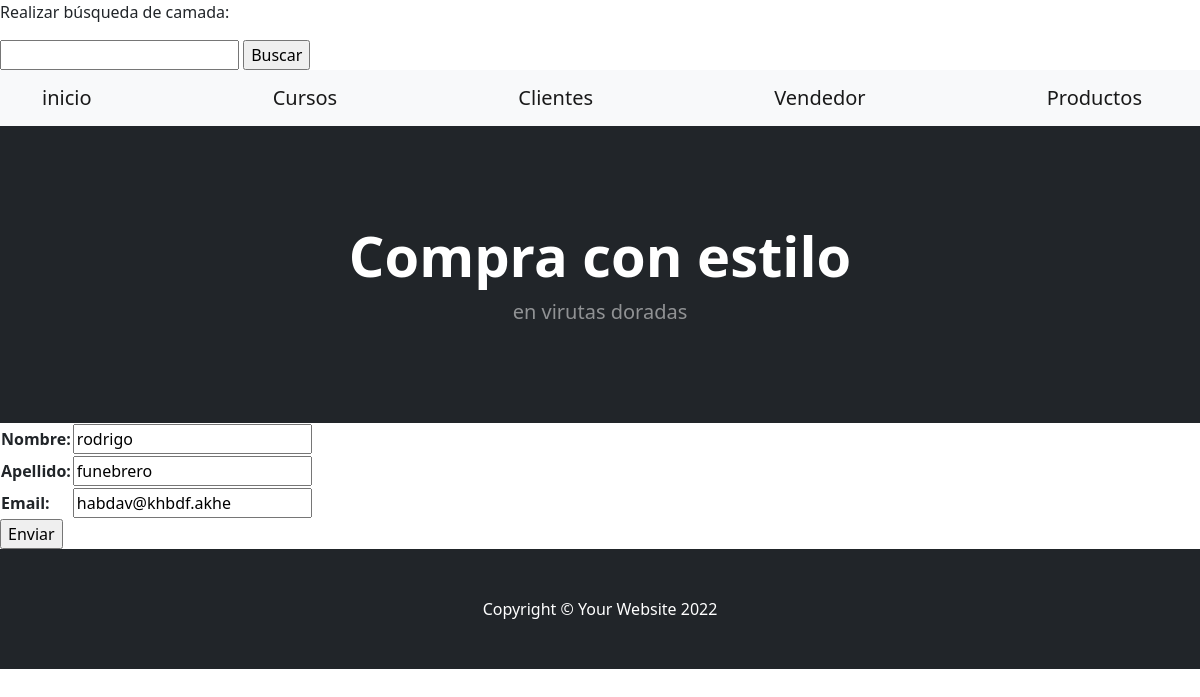
/App1/editarcliente/rodrigo/, run on an earlier commit of the app's database.
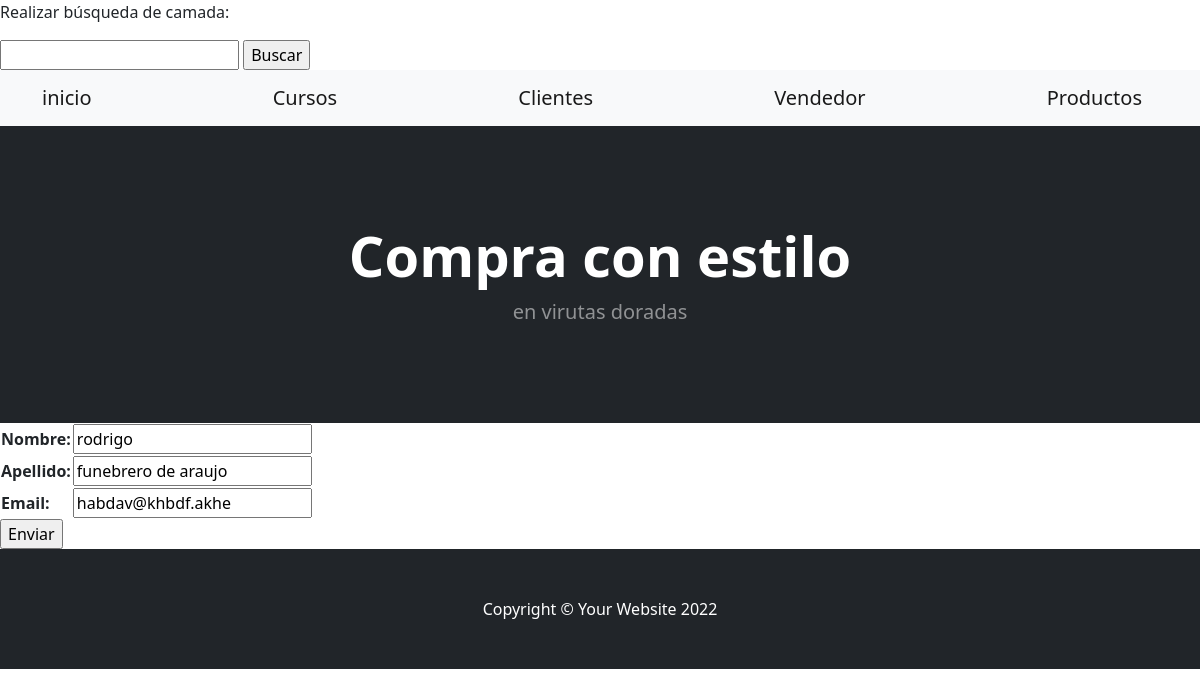
And on a later commit of the database.
### App1/models.py (models this page shows, shortened)
class estudiante (models.Model):
    nombre =models.CharField(max_length=30)           #ESTO CORRESPONDE A LO QUE AHORA ES ---CLIENTES---
    apellido = models.CharField(max_length=30)
    email = models.EmailField()

### App1/views.py (the view)
# urls.py: path('editarcliente/<cliente_nombre>/', views.editarliente, name='Editarcliente'),  # type: ignore
def editarliente (request, cliente_nombre):
    cliente = estudiante.objects.get(nombre = cliente_nombre)
    if request.method == 'POST':
        miformulario = Clienteformulario(request.POST)
        print(miformulario)
        if miformulario.is_valid:
            informacion = miformulario.cleaned_data
            cliente.nombre= informacion['nombre']
            cliente.apellido= informacion['apellido']
            cliente.email= informacion['email']
            cliente.save()
            return render(request, "index.html")
    else:
        miformulario = Clienteformulario(initial={'nombre': cliente.nombre,
                                                  'apellido': cliente.apellido,
                                                  'email': cliente.email})
        return render (request, "editarcliente.html", {"miformulario": miformulario,
                                                       "cliente_nombre": cliente_nombre})

### App1/forms.py
class Clienteformulario (forms.Form):
    nombre =forms.CharField(max_length=30)
    apellido = forms.CharField(max_length=30)
    email = forms.EmailField()

### App1/template/editarcliente.html (shortened to what this page needs)
{% extends 'padre.html' %}
{% load static %}
{% block contenidoquecambia %}
<form action="" method="POST">{% csrf_token %}
    <table>
        {{   miformulario.as_table}}
    </table>
    <input type="submit" value="Enviar" >
<form>
{% endblock %}

What changed in the data, as far as the page shows it:
changed estudiante "rodrigo": apellido "funebrero" → "funebrero de araujo"
